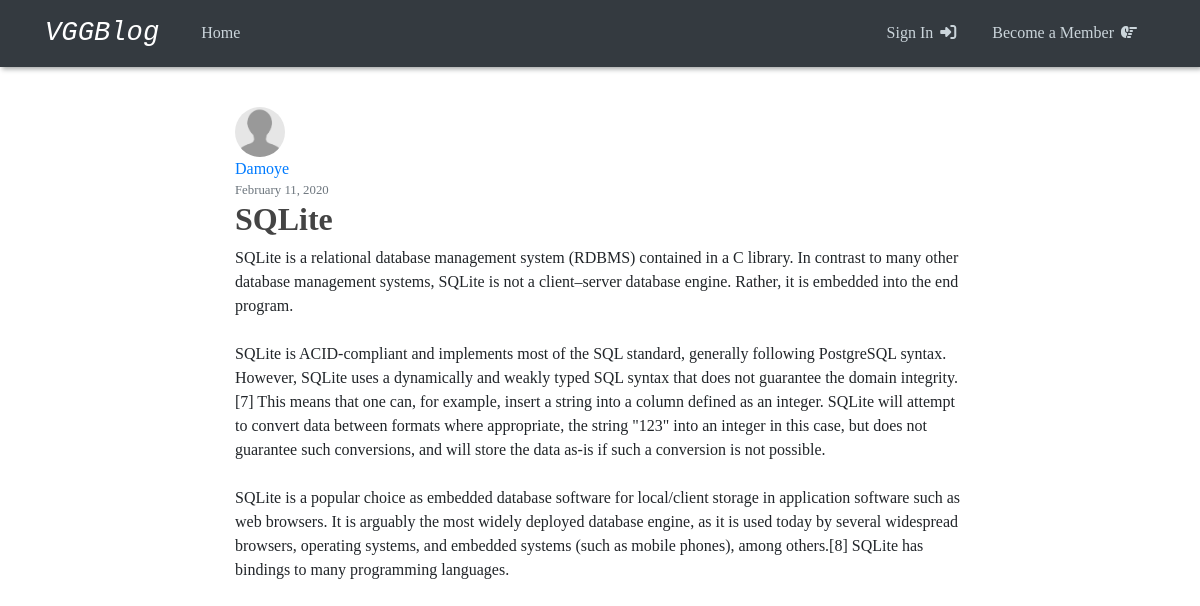
The app's page /post/4 with its own data.
### vggblog/models.py (models this page shows, shortened)
class User(db.Model, UserMixin):
  id = db.Column(db.Integer, primary_key=True)
  username = db.Column(db.String(20), unique=True, nullable=False)
  image_file = db.Column(db.String(20), nullable=False, default='default.jpg')
  password = db.Column(db.String(60), nullable=False)
  posts = db.relationship('Post', backref='author', lazy=True)

class Post(db.Model):
  id = db.Column(db.Integer, primary_key=True)
  title = db.Column(db.String(100), nullable=False)
  date_posted = db.Column(db.DateTime, nullable=False, default=datetime.utcnow)
  content = db.Column(db.Text, nullable=False)
  user_id = db.Column(db.Integer, db.ForeignKey('user.id'), nullable=False)

### vggblog/routes.py (the view)
@app.route('/post/<int:post_id>')
def post(post_id):
  post = Post.query.get_or_404(post_id)
  return render_template('post.html', title=post.title, post=post)

### vggblog/templates/post.html (shortened to what this page needs)
{% extends "layout.html" %}
{% block content %}
  <article class="content-section">
    <img class="rounded-circle article-img" src="{{url_for('static', filename='profile_pics/' + post.author.image_file)}}" alt="">
    <div class="media-body">
      <div class="article-metadata">
        <a class="mr-2" href="#">{{ post.author.username }}</a>
        <small class="text-muted">{{ post.date_posted.strftime('%B %d, %Y') }}</small>
      </div>
      <h2 class="article-title">{{ post.title }}</h2>
      <p class="article-content">{{ post.content }}</p>
    </div>
  </article>
{% endblock content %}

### vggblog/static/main.css (style rules this page uses)
body { font-family: Cambria, Cochin, Georgia, Times, 'Times New Roman', serif; }
h1, h2, h3, h4, h5, h6 { color: #444444; }
.article-title { color: #444444; font-weight: bold; }
.article-content { white-space: pre-line; }
.article-img { height: 50px; width: 50px; margin-right: 16px; }
.article-metadata { display: flex; flex-direction: column; }

### records on screen
User: image_file (placeholder picture), author.username "Damoye"
Post: date_posted "February 11, 2020", title "SQLite", content "SQLite is a relational database management system (RDBMS) contained in a C library. In contrast to many other database management systems, SQLite is not a client–server database engine. Rather, it is embedded into the end program. SQLite is ACID-compliant and implements most of the SQL standard, generally following PostgreSQL syntax. However, SQLite uses a dynamically and weakly typed SQL syntax that does not guarantee the domain integrity.[7] This means that one can, for example, insert a string into a column defined as an integer. SQLite will attempt to convert data between formats where appropriate, the string \"123\" into an integer in this case, but does not guarantee such conversions,…"
